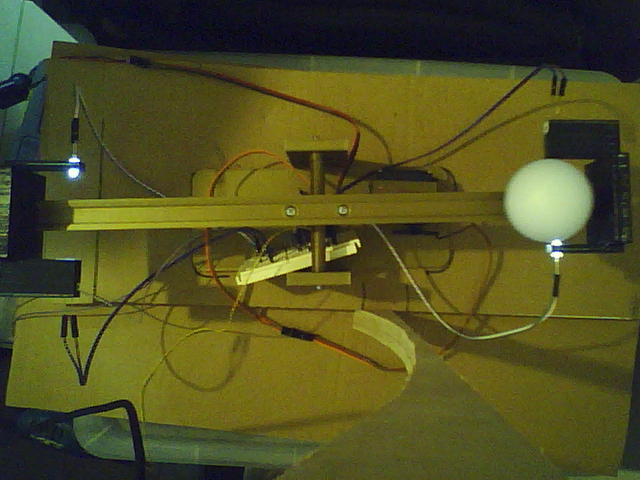
#> input picture RL_Mesila/vashdi_raspberry/im_web_001.jpg, 640 x 480 px, found by its file name
$ python camera_calibrate.py
#> lines starting #> are read from the running program, lines starting #| are printed output that depends on the picture; after the words box and inside, x2 and y2 are one past the last pixel; in counts of white or black regions, pixels touching at a corner belong together
#!/usr/bin/python3.7

from time import sleep
import time
import subprocess
import cv2
import matplotlib.pyplot as plt


im001name = "web_im_001.jpg"
im002name = "web_im_002.jpg"
pic_delay = 1
#for i in range(pic_delay,0,-1):
#  print("take picture in: :"+str(i))
#  sleep(1)
start_time = time.time()
subprocess.run(["fswebcam","-r","1280x720","--no-banner","/home/pi/Desktop/im_web_001.jpg"])
#> (this line was passed over: subprocess is not available in this run)
sleep(0.5)
subprocess.run(["fswebcam","-r","1280x720","--no-banner","/home/pi/Desktop/im_web_001.jpg"])
#> (this line was passed over: subprocess is not available in this run)
print("my program took ",time.time() - start_time," to run")

### add outer line ###
start_time = time.time()
im001 = cv2.imread("/home/pi/Desktop/im_web_001.jpg")
#> im001 is the input picture: shape (480, 640, 3); mean B, G, R 33.6, 79.5, 80.8
im001 = cv2.medianBlur(im001,5)
x1,y1 = 0,150
x2,y2 = 640,150
x3,y3 = 0,270
x4,y4 = 640,270
width,height =640,480
line_thickness = 2
cv2.line(im001,(x1,y1),(x2,y2),(0,255,0),thickness=line_thickness)
cv2.line(im001,(x3,y3),(x4,y4),(0,255,0),thickness=line_thickness)
### add inner line ###
x1,y1 = 0,195
x2,y2 = 640,195
x3,y3 = 0,225
x4,y4 = 640,225
width,height =640,480
line_thickness = 2
cv2.line(im001,(x1,y1),(x2,y2),(0,0,255),thickness=line_thickness)
cv2.line(im001,(x3,y3),(x4,y4),(0,0,255),thickness=line_thickness)
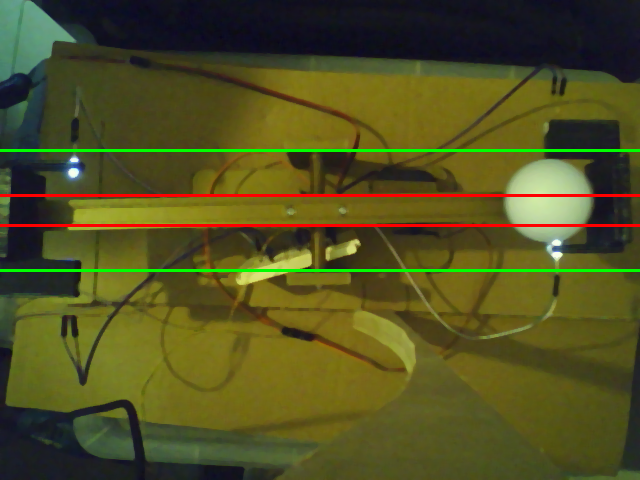
#> im001: shape (480, 640, 3); mean B, G, R 32.6, 80.5, 81.7

#im001 = im001[150:270,:]
#im002 = im002[150:270,:]
im001gray  = cv2.cvtColor(im001,cv2.COLOR_BGR2GRAY)
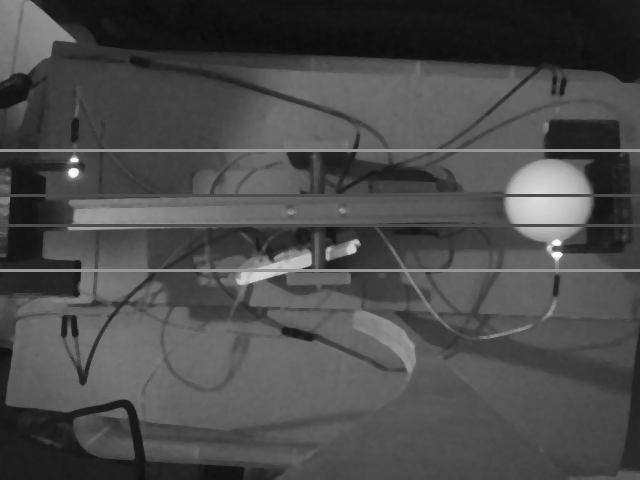
#> im001gray: shape (480, 640); min 9, max 250, mean 75.4
(thresh,im001bw) = cv2.threshold(im001gray,180,255,cv2.THRESH_BINARY) #original threshold = 127 (now 180)
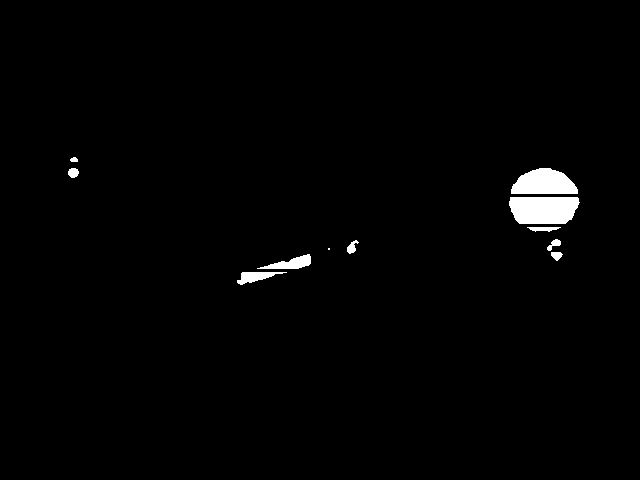
#> im001bw: shape (480, 640); 1.4% white; 11 white regions (1 under 20 px), largest, box (x1, y1, x2, y2) and area: (509, 197, 580, 224) 1697, (511, 168, 578, 194) 1317, (257, 254, 311, 269) 397
im001rgb = cv2.cvtColor(im001,cv2.COLOR_BGR2RGB)


fig = plt.figure()#figsize=(30,30))
plt1 = fig.add_subplot(3,1,1)
plt.imshow(im001rgb)
plt3 = fig.add_subplot(3,1,2)
plt.imshow(im001gray,cmap='Greys')
plt5 = fig.add_subplot(3,1,3)
plt.imshow(im001bw,cmap='Greys_r')
#plt9 = fig.add_subplot(5,2,9)
#plt.imshow(circleDelta_reshape,cmap='Greys_r')


plt1.title.set_text("im001rgb")
plt3.title.set_text("im001gray")
plt5.title.set_text("im001bw")
plt.show()
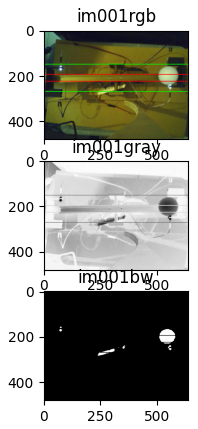
#> figure drawn by matplotlib, 3 panels
#
